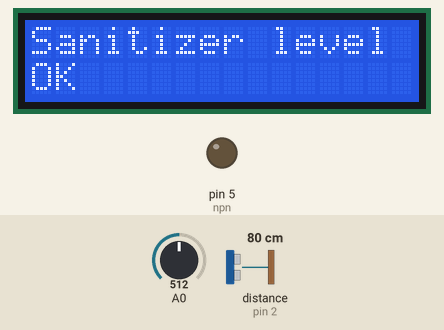
This sketch was run on a simulated Arduino Uno, built with avr-gcc and run on an emulated ATmega328P. Shown: 16×2 character LCD, output pins drawn as LEDs (lit = HIGH). Wiring (inferred from the names in the program): ultrasonic range finder: trigger pin 3; echo pin 2. Dashed ring = blinking. The inputs (shaded band) are chosen by the test bench; at power-on: A0 = 512, distance to the obstacle (sensor on pin 2) 80 cm. The echo pulse lasts 58.3 µs per cm; pins used as bus, display or sensor lines are not drawn; what the sketch prints to the serial monitor is not drawn.

Above: at 1.2 s.
1.3 s: A0 set to 208
2.8 s: A0 set to 184
At 4.0 s:
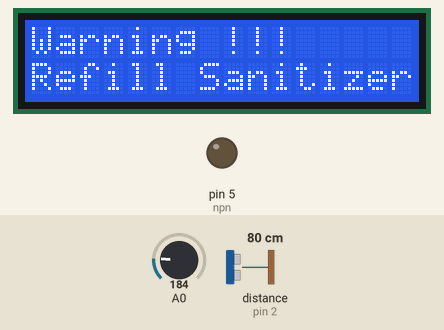
4.3 s: distance to the obstacle (sensor on pin 2) set to 15 cm
5.8 s: distance to the obstacle (sensor on pin 2) set to 12 cm
At 6.2 s:
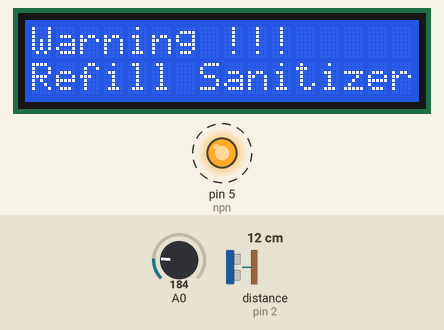
8.8 s: distance to the obstacle (sensor on pin 2) set to 18 cm
At 9.7 s:
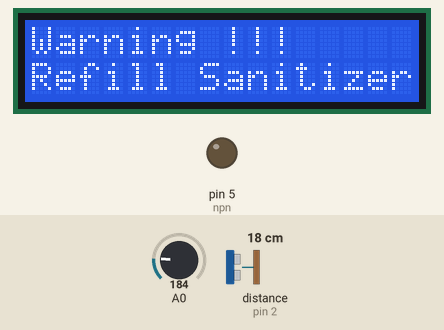
Timing chart, 0 to 11.8 s (numbered marks = the images above; inputs shaded):
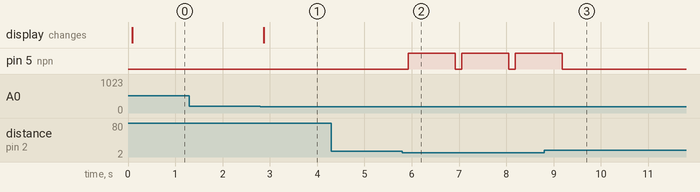

The sketch:

Hand-Sanitizer-Dispenser.ino
```cpp
#include <LiquidCrystal_I2C.h>

#define trigPin 3
#define echoPin 2
#define npn 5
long duration;
int distanceCm, distanceInch;
LiquidCrystal_I2C lcd(0x27, 16, 2);


void setup() {

  Serial.begin(9600);
  pinMode(trigPin, OUTPUT);
  pinMode(echoPin, INPUT);
  pinMode(npn, OUTPUT);
  //initialize lcd screen
  lcd.init();
  // // turn on the backlight
  lcd.backlight();
}

void loop() {

  int sensor = analogRead(A0);
  digitalWrite(trigPin, LOW);
  delayMicroseconds(2);
  digitalWrite(trigPin, HIGH);
  delayMicroseconds(10);
  digitalWrite(trigPin, LOW);
  duration = pulseIn(echoPin, HIGH);
  distanceCm = duration * 0.034 / 2;
  distanceInch = duration * 0.0133 / 2;
  Serial.println(distanceCm);
  Serial.println(distanceCm);


  lcd.clear();

  if (sensor < 200)
  {

    lcd.setCursor(0, 0);
    lcd.print("Warning !!!");
    lcd.setCursor(0, 1);
    lcd.print("Refill Sanitizer");
  }
  else {
    lcd.setCursor(0, 0);
    lcd.print("Sanitizer level");
    lcd.setCursor(0, 1);
    lcd.print("OK");


  }
  if (distanceCm <= 12 and distanceCm > 0)
  {
    digitalWrite(npn, HIGH);
    delay(1000);
    digitalWrite(npn, LOW);


  }
  else
  {
    digitalWrite(npn, LOW);
  }

  delay(100);
}
```

Measured:
- the behaviour switches between 200 and 199 on A0 (found by bisection; images 0 and 1)
- the behaviour switches between 14 and 13 cm on distance to the obstacle (sensor on pin 2) (found by bisection; images 1 and 2)
- after the input at 1.3 s, every drawn part: stays the same
- after the input at 2.8 s, the display: changes after 0.07 s (image 1)
- after the input at 4.3 s, every drawn part: stays the same
- after the input at 5.8 s, pin 5 (npn): alternates HIGH for 1.0 s and LOW for 0.13 s, starting after 0.12 s
- after the input at 8.8 s, pin 5 (npn): goes on until 9.2 s, then stays LOW
